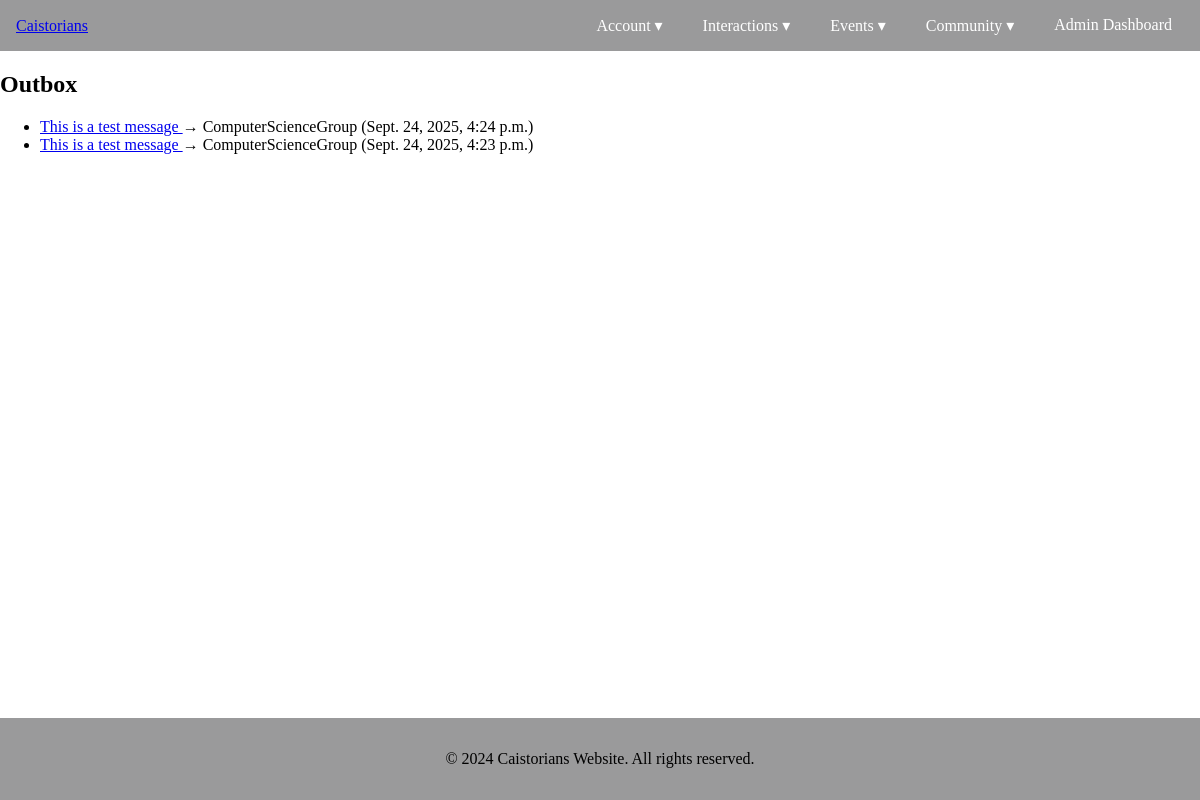
/interactions/outbox/ (signed in), run on the app's committed database.
### interactions/models.py (models this page shows, shortened)
class Message(models.Model):
    sender = models.ForeignKey(
        settings.AUTH_USER_MODEL,
        on_delete=models.CASCADE,
        related_name="sent_messages"
    )
    recipient = models.ForeignKey(
        settings.AUTH_USER_MODEL,
        on_delete=models.CASCADE,
        related_name="received_messages"
    )
    subject = models.CharField(max_length=200)
    body = models.TextField()
    timestamp = models.DateTimeField(auto_now_add=True)
    is_read = models.BooleanField(default=False)
    class Meta:
        ordering = ["-timestamp"]

### Accounts/models.py (models this page shows, shortened)
class User(AbstractUser):
    school = models.ForeignKey(School, on_delete=models.CASCADE, related_name="users", null=True, blank=True)
    graduation_year = models.PositiveIntegerField(null=True, blank=True)
    occupation = models.CharField(max_length=100, blank=True)
    bio = models.TextField(blank=True)
    linkedin_url = models.URLField(blank=True)
    profile_picture = models.ImageField(upload_to='profile_pics/', blank=True, null=True)
    is_staff_account = models.BooleanField(default=False)
    is_superuser_account = models.BooleanField(default=False)
    is_student_account = models.BooleanField(default=False)

### interactions/views.py (the view)
# urls.py: path("outbox/", views.outbox_view, name="outbox"),
@login_required
def outbox_view(request):
    messages = request.user.sent_messages.all()
    return render(request, "interactions/outbox.html", {"messages": messages})

### interactions/templates/interactions/outbox.html
{% extends "Main/base.html" %}
{% block content %}
<h2>Outbox</h2>
<ul>
{% for msg in messages %}
    <li>
        <a href="{% url 'interactions:detail' msg.id %}">
            {{ msg.subject }}
        </a> → {{ msg.recipient.username }} ({{ msg.timestamp }})
    </li>
{% empty %}
    <li>No sent messages.</li>
{% endfor %}
</ul>
{% endblock %}

### Main/static/Main/style.css (style rules this page uses)
body { display: flex; flex-direction: column; min-height: 100vh; margin: 0; padding: 0; }

### data on the page
Message: subject "This is a test message", recipient.username "ComputerScienceGroup", timestamp "Sept. 24, 2025, 4:24 p.m."
Message: subject "This is a test message", recipient.username "ComputerScienceGroup", timestamp "Sept. 24, 2025, 4:23 p.m."

### other printed values
{{ year|default:2024 }} "2024"
